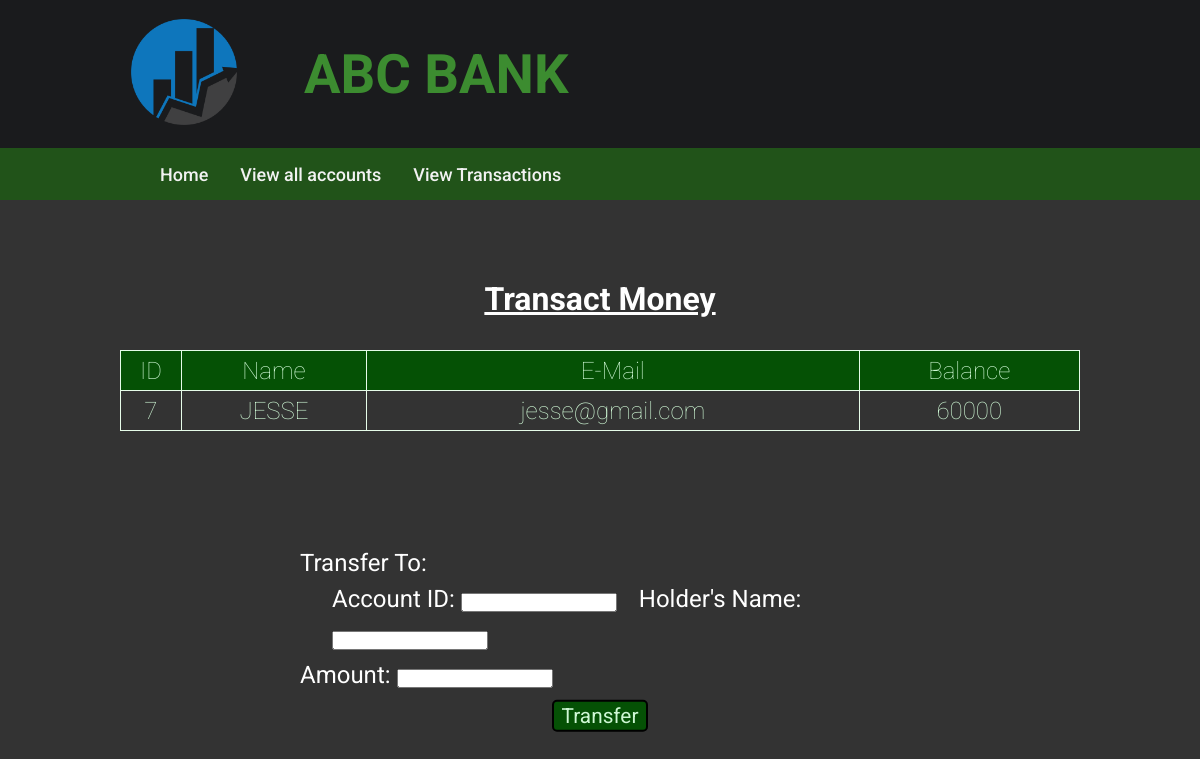
The app's page /selectedacc.php?id=7 with its own data.
### tables this page shows
CREATE TABLE `user` (
  `id` int(3) NOT NULL AUTO_INCREMENT,
  `name` text NOT NULL,
  `email` varchar(30) NOT NULL,
  `balance` int(8) NOT NULL,
  PRIMARY KEY (`id`)
);

### selectedacc.php (the view, shortened to what this page needs)
<!DOCTYPE html>
<html lang="en">
<head>
  <link rel="stylesheet" href="customers.css">
</head>
<body>
  <div class="container" id="container1">
    <h2><u>Transact Money</u></h2>
    <?php
      include 'config.php';
      $id = $_GET['id'];
      $sql = "SELECT * FROM  user where id=$id";
      $res = mysqli_query($conn, $sql);
      $rows = mysqli_fetch_assoc($res);
    ?>
    <table>
      <tr>
        <th>ID</th>
        <th>Name</th>
        <th>E-Mail</th>
        <th>Balance</th>
      </tr>
      <tr>
        <td><?php echo $rows['id']; ?></td>
        <td><?php echo $rows['name']; ?></td>
        <td><?php echo $rows['email']; ?></td>
        <td><?php echo $rows['balance']; ?></td>
      </tr>
    </table>
    <form name="transfer" method="POST" class="form">
      <label>Transfer To:</label>
      <div class="creds">
        <label>Account ID: </label>
        <input type="number" name="to_id" required>
        <label>Holder's Name: </label>
        <input type="text" name="to_name" required>
      </div>
      <label>Amount: </label>
      <input type="number" name="amount" required>
      <div style="text-align: center;">
        <button type="submit" name="submit" class="tran-btn" style="font-size:1.3rem; height:2rem; width:6rem;">Transfer</button>
      </div>
    </form>
  </div>
</body>
</html>

### customers.css (style rules this page uses)
* { box-sizing: border-box; margin: 0; padding: 0; font-family: "Roboto", sans-serif; }
body { background-color: #333333; }
.container { justify-content: center; align-items: center; width: 100%; padding-top: 5rem; padding-bottom: 2rem; }
table { color: #cef7d4; margin-left: auto; margin-right: auto; width: 60rem; font-size: 1.5rem; text-align: center; font-weight: 100; }
table, th, td { border: 1px solid #e6fce9; border-collapse: collapse; }
th { background-color: #055105; font-weight: 100; }
tr { height: 2.5rem; }
.tran-btn { background-color: #055105; height: 1.5rem; width: 5rem; margin-bottom: 0.3rem; color: #cef7d4; border: 2px solid black; border-radius: 5px; font-size: 1rem; }
h2 { color: white; font-size: 2rem; text-align: center; margin-bottom: 2rem; }
.form { position: absolute; left: 50%; transform: translate(-50%, 50%); margin-top: 1.5rem; color: white; font-size: 1.5rem; }
label, input { margin-bottom: 0.7rem; }
.creds { margin-top: 0.5rem; margin-left: 2rem; }
.creds input { margin-right: 1rem; }

### navbar.css (style rules this page uses)
* { box-sizing: border-box; margin: 0; padding: 0; font-family: "Roboto", sans-serif; }
.top { display: flex; align-items: center; height: 18.5vh; padding: 2rem 7rem; background-color: #1a1b1d; }
.bank-name { font-size: 3.4rem; font-weight: bold; margin-left: 3rem; color: #3c8c30; }
.logo { cursor: pointer; width: 9rem; height: 9rem; }
header { height: 25vh; }
.navbar { height: 6.5vh; width: 100vw; background-color: #215319; display: inline-flex; align-items: center; padding-left: 9rem; }
.navbar a { text-align: center; font-weight: 500; font-size: 18px; text-decoration: none; padding: 14px 16px; color: #f2f2f2; float: left; transition: all 0.3s ease 0s; }

### records on screen
user: id "7", name "JESSE", email "jesse@gmail.com", balance "60000"
